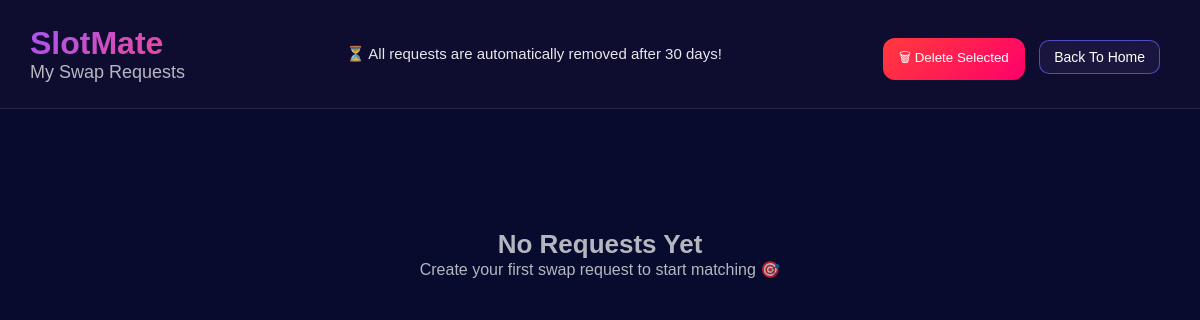
The app's page /my-requests/ (signed in), older data.
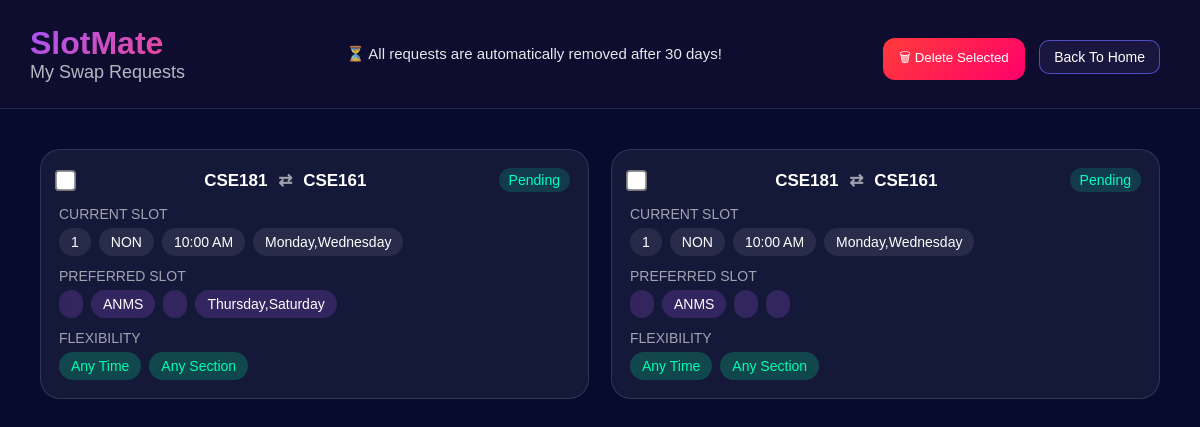
The same page, newer data.
### slotmate_app/models.py (models this page shows)
class SlotRequest(models.Model):
    user = models.ForeignKey(User, on_delete=models.CASCADE)
    current_course_code = models.CharField(max_length=20,blank=False,null=False)
    current_section = models.CharField(max_length=10 ,blank=False,null=False)
    current_faculty = models.CharField(max_length=10,blank=False,null=False)
    current_time = models.CharField(max_length=50,blank=False,null=False)
    current_days = models.CharField(max_length=100,blank=False,null=False)
    preferred_course_code = models.CharField(max_length=20,blank=False,null=False)
    preferred_section = models.CharField(max_length=10,null=True, blank=True)
    preferred_faculty = models.CharField(max_length=10,null=True, blank=True)
    preferred_time = models.CharField(max_length=50,null=True, blank=True)
    preferred_days = models.CharField(max_length=100,null=True, blank=True)
    any_day = models.BooleanField(default=False)
    any_time = models.BooleanField(default=False)
    any_section = models.BooleanField(default=False)
    any_faculty = models.BooleanField(default=False)
    status = models.CharField(max_length=20, default="Pending")
    created_at = models.DateTimeField(auto_now_add=True)

### slotmate_app/views.py (the view)
# urls.py: path('my-requests/', views.my_requests_page),
@login_required
def my_requests_page(request):
    user_requests = (
        SlotRequest.objects.filter(user=request.user)
        .order_by('-created_at')
    )
    return render(request, "my-requests.html", {
        "requests": user_requests
    })

### templates/my-requests.html (shortened to what this page needs)
<!DOCTYPE html>
<html lang="en">
<head>
{% load static %}
<link rel="stylesheet" href="{% static 'css/global.css' %}">
<link rel="stylesheet" href="{% static 'css/my-requests.css' %}">
</head>
<body>
<header class="topbar">
    <div class="brand">
        <div class="logo-small">SlotMate</div>
        <div class="slogan-small">My Swap Requests</div>
    </div>
    <div class="expiry-banner">
   ⏳ All requests are automatically removed after 30 days!
    </div>
    <div class="space">
    <button class="action-btn" onclick="openDeleteModal()">
        🗑 Delete Selected
    </button>
    <a href="/index/" class="back-btn"> Back To Home</a>
    </div>
</header>
<div class="container">
{% if requests %}
<div class="grid">
    {% for r in requests %}
    <div class="card">
        <div class="card-top">
            <input type="checkbox" class="select-box" value="{{ r.id }}">
            <div class="title">
                {{ r.current_course_code }} <span class="arrow">⇄</span> {{ r.preferred_course_code }}
            </div>
            <span class="status">{{ r.status }}</span>
        </div>
        <div class="card-body">
            <div class="section">
                <div class="label">CURRENT SLOT</div>
                <div class="chips">
                    <span class="chip">{{ r.current_section }}</span>
                    <span class="chip">{{ r.current_faculty }}</span>
                    <span class="chip">{{ r.current_time }}</span>
                    <span class="chip">{{ r.current_days }}</span>
                </div>
            </div>
            <div class="section">
                <div class="label">PREFERRED SLOT</div>
                <div class="chips">
                    <span class="chip alt">{{ r.preferred_section }}</span>
                    <span class="chip alt">{{ r.preferred_faculty }}</span>
                    <span class="chip alt">{{ r.preferred_time }}</span>
                    <span class="chip alt">{{ r.preferred_days }}</span>
                </div>
            </div>
            <div class="section">
                <div class="label">FLEXIBILITY</div>
                <div class="chips">
                    {% if r.any_time %}
                        <span class="chip good">Any Time</span>
                    {% endif %}
                    {% if r.any_section %}
                        <span class="chip good">Any Section</span>
                    {% endif %}
                </div>
            </div>
        </div>
    </div>
    {% endfor %}
</div>
{% else %}
<div class="empty">
    <h2>No Requests Yet</h2>
    <p>Create your first swap request to start matching 🎯</p>
</div>
{% endif %}
</div>
</body>
</html>

Row changes from the older to the newer data that the page shows:
added SlotRequest: current_course_code "CSE181", preferred_course_code "CSE161", status "Pending", current_section "1", current_faculty "NON", current_time "10:00 AM", current_days "Monday,Wednesday", preferred_faculty "ANMS", preferred_days "Thursday,Saturday", any_time "Any Time", any_section "Any Section"
added SlotRequest: current_course_code "CSE181", preferred_course_code "CSE161", status "Pending", current_section "1", current_faculty "NON", current_time "10:00 AM", current_days "Monday,Wednesday", preferred_faculty "ANMS", any_time "Any Time", any_section "Any Section"
Text that changed along with them:
text no longer shown: "No Requests Yet Create your first swap request to start matching 🎯"
